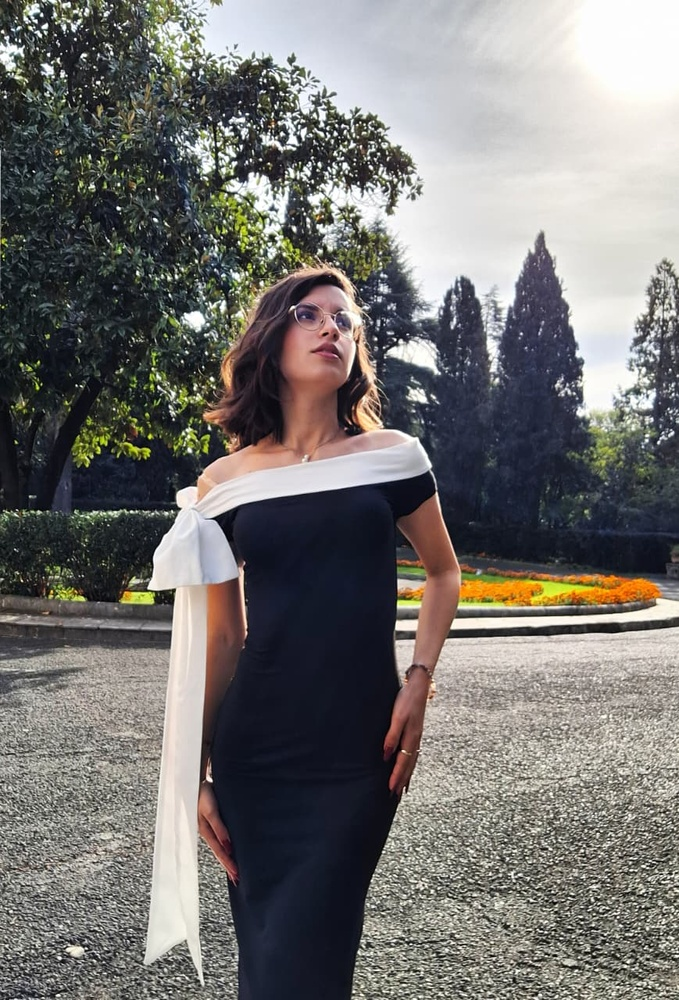
#> input picture foto.jpeg, 679 x 1000 px, shrunk from 869 x 1280 before the run
$ jupyter execute compressor.ipynb
#> lines starting #> are read from the running program, lines starting #| are printed output that depends on the picture
## Kompresimi i Imazheve përmes Zbërthimit të Vlerave Singulare (SVD)
### Autor: Adisa13ORCID
### ID: 0009-0003-1993-88911.
### Teoria Matematie në algjebrën lineare
### Singular Value Decomposition (SVD) zbërthen një matricë $A$ (imazhin tonë) në tri matrica të tjera:
### $$A = U \Sigma V^T$$
### $U$: Matrica e vektorëve singulard të majtë (ortogonale).
### $\Sigma$: Matrica diagonale e vlerave singulare (të renditura nga më e madhja te më e vogla).
### $V^T$: Matrica e vektorëve singulard të djathtë (ortogonale).
### 2. Inovacioni përmes "Low-Rank Approximation"Për të kompresuar imazhin, ne mbajmë vetëm $k$ vlerat e para më të rëndësishme të matricës $\Sigma$. Kjo na lejon të rindërtojmë një përafrim të imazhit duke përdorur shumë më pak të dhëna sesa origjinali:
### $$A_k \approx \sum_{i=1}^{k} \sigma_i u_i v_i^T$$

[cell 1]
import numpy as np
import matplotlib.pyplot as plt
from PIL import Image
import os

def compress_svd(image_path, k):
    """
    Funksioni merr një imazh dhe numrin k të vlerave singulare.
    Kthen imazhin e kompresuar.
    """
#> called with image_path = 'foto.jpeg', k = 100
    # 1. Hapim imazhin dhe e kthejmë në bardhë-e-zi (Grayscale Matrix)
    if not os.path.exists(image_path):
        print(f"Gabim: Skedari '{image_path}' nuk u gjet!")
        return None

    img = Image.open(image_path).convert('L')
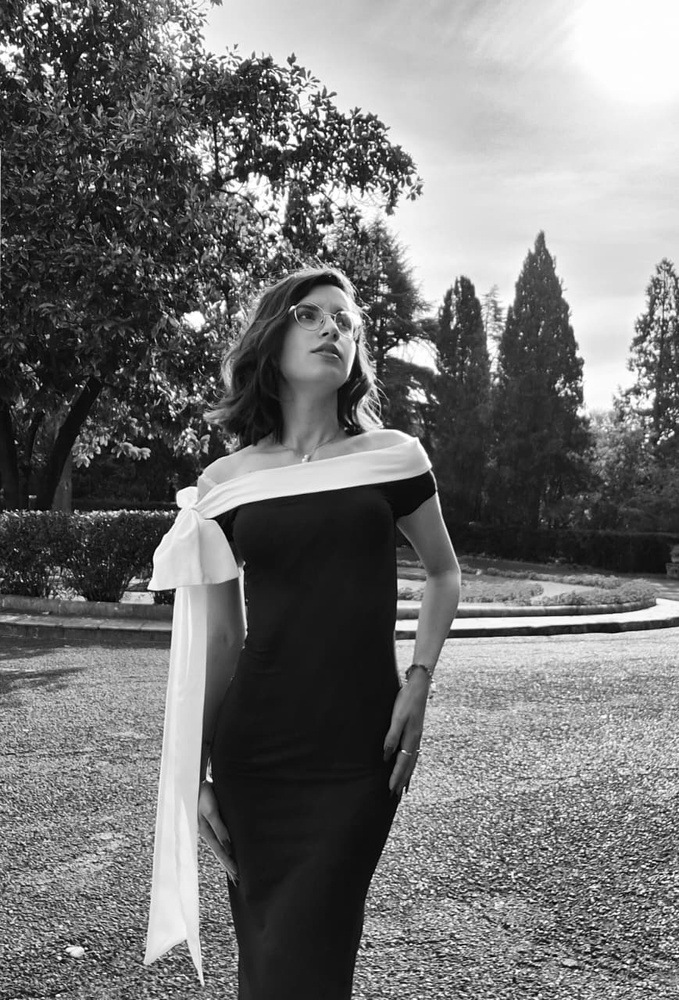
#> img: PIL image 679x1000 L; min 0, max 255, mean 115.5
    img_mat = np.array(img)

    # 2. Zbatimi i SVD (Singular Value Decomposition)
    # U, S, Vt janë matricat që mësuam në teori
    U, S, Vt = np.linalg.svd(img_mat, full_matrices=False)
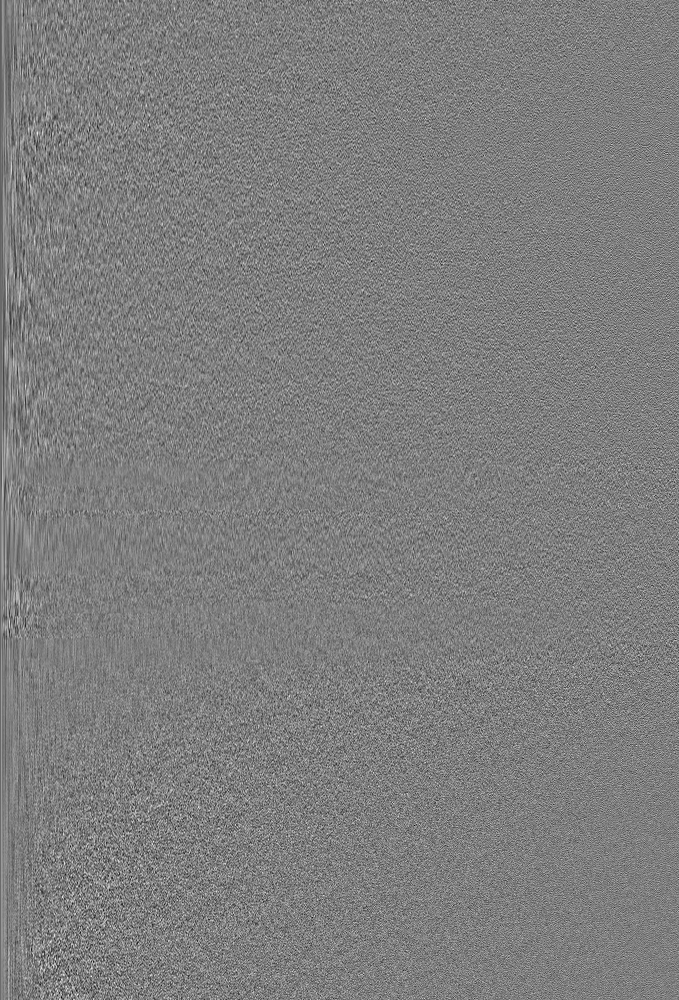
#> U: shape (1000, 679) float64; min -0.188, max 0.191, mean -2.1e-05; drawn with min black and max white
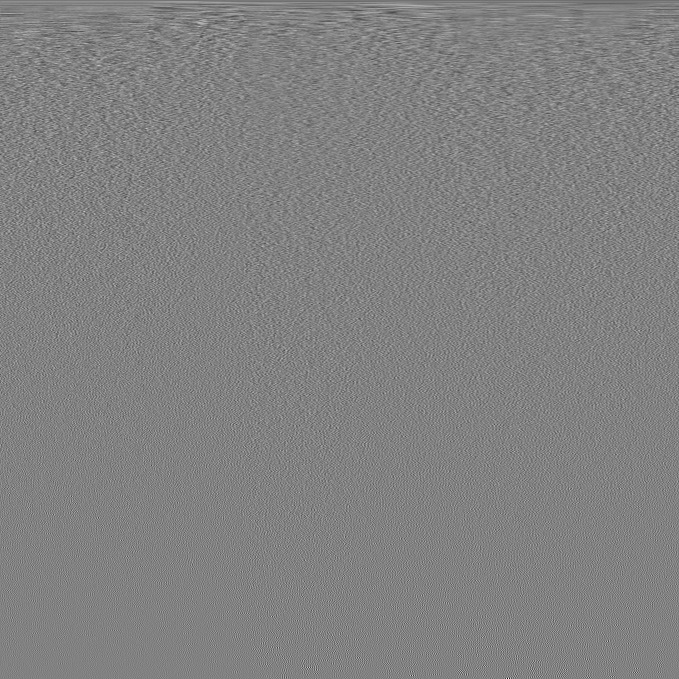
#> Vt: shape (679, 679) float64; min -0.372, max 0.359, mean -3.2e-05; drawn with min black and max white
#> S = 679 values, max 103370.9 at index 0, min 14.35 at index 678, mean 1001.5

    # 3. Mbajmë vetëm k vlerat e para (Kompresimi)
    S_k = np.diag(S[:k])
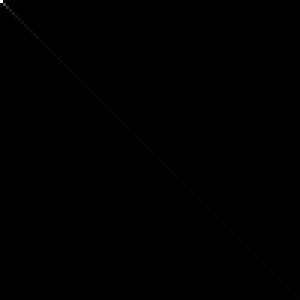
#> S_k: shape (100, 100) float64 (shown 3 times larger); min 0, max 103370.9, mean 42.9; drawn with min black and max white
    U_k = U[:, :k]
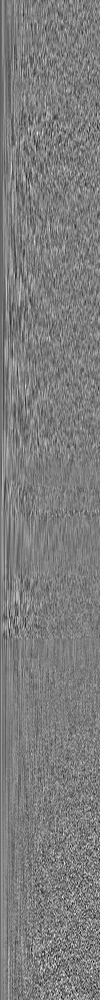
#> U_k: shape (1000, 100) float64; min -0.186, max 0.191, mean -0.000161; drawn with min black and max white
    Vt_k = Vt[:k, :]
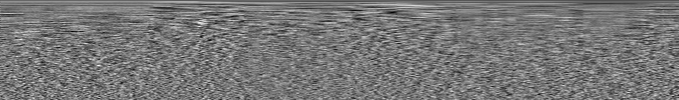
#> Vt_k: shape (100, 679) float64; min -0.17, max 0.194, mean -0.000234; drawn with min black and max white

    # 4. Rindërtojmë imazhin e përafruar
    compressed_mat = np.dot(U_k, np.dot(S_k, Vt_k))
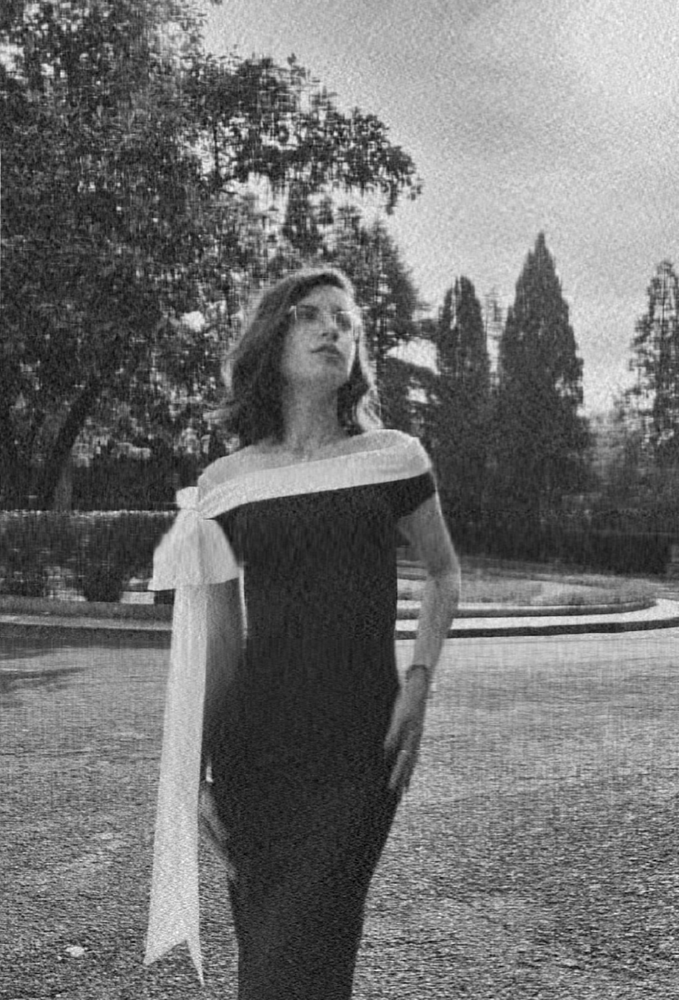
#> compressed_mat: shape (1000, 679) float64; min -33.34, max 299.9, mean 115.5; drawn with min black and max white

    return img_mat, compressed_mat

emri_fotos = 'foto.jpeg'
k_values = [5, 20, 50] # Do provojmë me 5, 20 dhe 50 vlera singulare

if os.path.exists(emri_fotos):
    original, _ = compress_svd(emri_fotos, 100) # Thjesht për të marrë origjinalin

    plt.figure(figsize=(15, 5))

    # Shfaq origjinalin
    plt.subplot(1, len(k_values) + 1, 1)
    plt.title("Origjinali")
    plt.imshow(original, cmap='gray')
    plt.axis('off')

    for i, k in enumerate(k_values):
        _, compressed = compress_svd(emri_fotos, k)
#> call 2 of compress_svd, with image_path = 'foto.jpeg', k = 5
#> in compress_svd (call 2), `S_k = np.diag(S[:k])`: S_k = [[103370.9, 0, 0, 0, 0], [0, 29824.7, 0, 0, 0], [0, 0, 18258.7, 0, 0], [0, 0, 0, 12267.2, 0], [0, 0, 0, 0, 11540.1]]
#> in compress_svd (call 2), `U_k = U[:, :k]`: U_k = 1000 rows, first 6: [-0.0473, -0.0265, 0.0322, 0.0178, -0.00718], [-0.0473, -0.0267, 0.0316, 0.018, -0.00737], [-0.0471, -0.028, 0.0311, 0.02, -0.0105], [-0.0474, -0.0276, 0.0331, 0.0212, -0.0121], [-0.0477, -0.0263, 0.0356, 0.0211, -0.0114], [-0.0478, -0.0268, 0.0367, 0.0221, -0.0105]
#> in compress_svd (call 2), `compressed_mat = np.dot(U_k, np.dot(S_k, Vt_k))`:
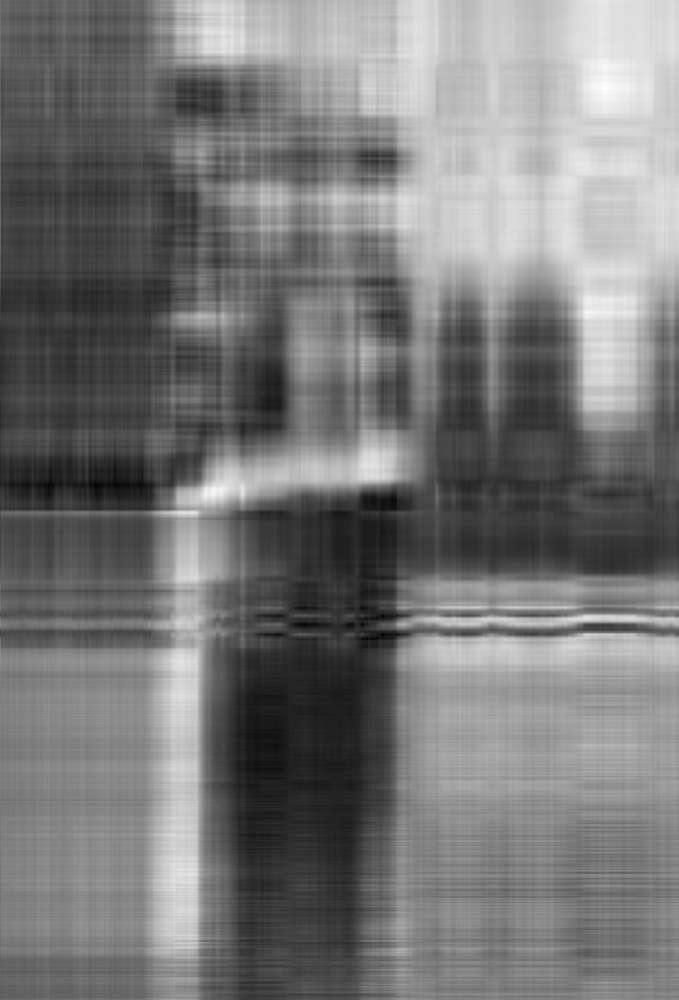
#> compressed_mat: shape (1000, 679) float64; min -36.29, max 286.4, mean 115.6; drawn with min black and max white
        plt.subplot(1, len(k_values) + 1, i + 2)
        plt.title(f"k = {k} (SVD)")
        plt.imshow(compressed, cmap='gray')
        plt.axis('off')

    plt.show()
else:
    print("Kujdes emertimin e fotos")
